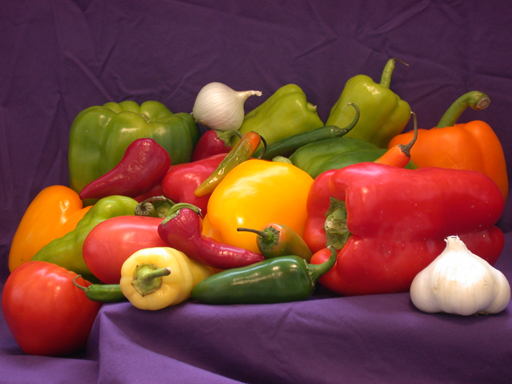
%> input picture sample_images/peppers.png, 512 x 384 px
$ octave --eval "result = cannyManual(imread('../sample_images/peppers.png'));"   (GNU Octave 9; MATLAB toolbox functions it lacks are replaced by stand-ins)
%> lines starting %> are read from the running program, lines starting %| are printed output that depends on the picture; in (x1, y1, x2, y2) boxes, pixels count from 0 and x2, y2 are one past the last pixel; in counts of white or black regions, pixels touching at a corner belong together; the program's own positions count from 1
### core/toDouble.m
function D = toDouble(I)
%TODOUBLE Convert an image of any class to double in the range [0,1].
%   Equivalent to im2double, written in base MATLAB:
%     uint8   0..255   -> 0..1
%     uint16  0..65535 -> 0..1
%     logical          -> 0 or 1
%     double/single    -> unchanged (assumed already in [0,1])

if isa(I, 'double')
    D = I;
elseif isa(I, 'single') || islogical(I)
    D = double(I);
elseif isinteger(I)
    lo = double(intmin(class(I)));
%> lo = 0
    hi = double(intmax(class(I)));
%> hi = 255
    D = (double(I) - lo) / (hi - lo);
else
    error('ImageLab:invalidImage', 'Unsupported image class "%s".', class(I));
end
end

### core/toGray.m
function G = toGray(I)
%TOGRAY Convert an RGB image to grayscale (double, [0,1]).
%   Uses the ITU-R BT.601 luminance weights, the same weights as rgb2gray:
%       Y = 0.2989 R + 0.5870 G + 0.1140 B
%   Grayscale input is returned unchanged (converted to double).

I = toDouble(I);
if size(I, 3) == 3
    G = 0.298936021293775 * I(:,:,1) + ...
        0.587043074451121 * I(:,:,2) + ...
        0.114020904255103 * I(:,:,3);
else
    G = I(:,:,1);
end
end

### core/padImage.m
function P = padImage(I, padRows, padCols, mode)
%PADIMAGE Pad an image on all four sides (base-MATLAB version of padarray).
%   P = padImage(I, padRows, padCols, mode) adds padRows rows above and below
%   and padCols columns left and right of every channel of I.
%
%   mode:
%     'zero'      - pad with 0
%     'replicate' - repeat the border pixel            (default)
%     'symmetric' - mirror the image across its border
%
%   Example (replicate, 1 pixel):
%       1 2        1 1 2 2
%       3 4   ->   1 1 2 2
%                  3 3 4 4
%                  3 3 4 4

if nargin < 4 || isempty(mode)
    mode = 'replicate';
end
[h, w, ~] = size(I);

switch lower(mode)
    case 'zero'
        P = zeros(h + 2*padRows, w + 2*padCols, size(I, 3), 'like', I);
        P(padRows+1:padRows+h, padCols+1:padCols+w, :) = I;
        return
    case 'replicate'
        rowIdx = min(max(1-padRows:h+padRows, 1), h);
        colIdx = min(max(1-padCols:w+padCols, 1), w);
    case 'symmetric'
        rowIdx = mirrorIndex(1-padRows:h+padRows, h);
        colIdx = mirrorIndex(1-padCols:w+padCols, w);
    otherwise
        error('ImageLab:invalidPadding', ...
            'Unknown padding mode "%s". Use zero, replicate or symmetric.', mode);
end
P = I(rowIdx, colIdx, :);
end

% [8 lines left out: function mirrorIndex, not called in this run]

### core/filter2D.m
function J = filter2D(I, K, padMode)
%FILTER2D Fast spatial correlation of an image with a kernel.
%   J = filter2D(I, K, padMode) computes, for every pixel,
%
%       J(x,y) = sum_s sum_t K(s,t) * I(x+s, y+t)
%
%   which is CORRELATION (the kernel is not flipped) - the same operation as
%   imfilter's default. The output has the same size as the input.
%
%   Uses imfilter when the Image Processing Toolbox is available. Otherwise
%   it pads the image and calls the base-MATLAB conv2 with the kernel rotated
%   by 180 degrees (convolution with a flipped kernel == correlation).
%
%   padMode: 'replicate' (default), 'zero' or 'symmetric'.

if nargin < 3 || isempty(padMode), padMode = 'replicate'; end
I = toDouble(I);
K = validateKernel(K);

if hasIPT()
    if strcmpi(padMode, 'zero')
        J = imfilter(I, K, 0, 'corr', 'same');
    else
        J = imfilter(I, K, padMode, 'corr', 'same');
    end
    return
end

[kh, kw] = size(K);
J = zeros(size(I));
for c = 1:size(I, 3)
    P = padImage(I(:,:,c), floor(kh/2), floor(kw/2), padMode);
    J(:,:,c) = conv2(P, rot90(K, 2), 'valid');
end
end

### algorithms/gaussianKernel.m
function G = gaussianKernel(k, sigma)
%GAUSSIANKERNEL Build a normalised k-by-k Gaussian kernel manually.
%   G = gaussianKernel(k, sigma) evaluates the 2-D Gaussian
%
%       G(x,y) = exp( -(x^2 + y^2) / (2*sigma^2) )
%
%   on a grid centred at 0, then divides by the sum so the weights add up to
%   1 (so filtering does not change the overall brightness). The result is
%   identical to fspecial('gaussian', k, sigma).

if nargin < 1 || isempty(k), k = 5; end
if nargin < 2 || isempty(sigma), sigma = 1; end
validateKernelSize(k);
if ~isscalar(sigma) || ~isfinite(sigma) || sigma <= 0
    error('ImageLab:invalidParameter', 'Sigma must be a positive number.');
end

r = (k - 1) / 2;
[x, y] = meshgrid(-r:r, -r:r);
G = exp(-(x.^2 + y.^2) / (2 * sigma^2));
G(G < eps * max(G(:))) = 0;             % same clean-up as fspecial
G = G / sum(G(:));
end

### core/hasIPT.m
function tf = hasIPT()
%HASIPT True when the Image Processing Toolbox is installed and licensed.
%   ImageLab calls toolbox functions (imfilter, medfilt2, histeq, edge, ...)
%   when they are available and falls back to its own base-MATLAB
%   implementations otherwise, so every lab works on a plain MATLAB install.
%
%   Set the environment variable ILAB_FORCE_MANUAL=1 to simulate a missing
%   toolbox (useful for testing the fallback code paths).

persistent installed
if isempty(installed)
    installed = exist('imfilter', 'file') == 2 && ...
                exist('medfilt2', 'file') == 2 && ...
                license('test', 'image_toolbox');
end
tf = installed && ~strcmp(getenv('ILAB_FORCE_MANUAL'), '1');
end

### core/validateKernel.m
function K = validateKernel(K)
%VALIDATEKERNEL Check that K is a usable spatial-filter kernel.
%   The kernel must be a real, finite, non-empty 2-D matrix with odd
%   dimensions (so it has a centre element) no larger than 31x31.

if ~isnumeric(K) || isempty(K) || ~ismatrix(K) || ~isreal(K) || any(~isfinite(K(:)))
    error('ImageLab:invalidKernel', ...
        'The kernel must be a non-empty matrix of finite real numbers.');
end
[kh, kw] = size(K);
if mod(kh, 2) == 0 || mod(kw, 2) == 0 || kh > 31 || kw > 31
    error('ImageLab:invalidKernel', ...
        'Kernel dimensions must be odd and at most 31 (got %dx%d).', kh, kw);
end
K = double(K);
end

### core/validateKernelSize.m
function validateKernelSize(k)
%VALIDATEKERNELSIZE Check that a neighbourhood size is an odd integer 1..31.
%   Odd sizes are required so that the window has a well-defined centre pixel.

if ~isnumeric(k) || ~isscalar(k) || ~isfinite(k) || k ~= round(k) || ...
        k < 1 || k > 31 || mod(k, 2) == 0
    error('ImageLab:invalidKernelSize', ...
        'Kernel size must be an odd integer between 1 and 31 (got %s).', ...
        mat2str(k));
end
end

### algorithms/cannyManual.m
function [BW, thresholds, mag] = cannyManual(I, sigma, lowT, highT)
%CANNYMANUAL Canny edge detector implemented step by step.
%   [BW, thresholds, mag] = cannyManual(I, sigma, lowT, highT)
%
%   1. Smooth the image with a Gaussian (reduces noise).
%   2. Compute the gradient with Sobel kernels -> magnitude and direction.
%   3. Non-maximum suppression: keep a pixel only if it is the largest
%      along its gradient direction -> edges become 1 pixel thick.
%   4. Double threshold: strong edges (> highT) and weak edges (> lowT).
%   5. Hysteresis / edge linking: keep weak edges only if they are
%      connected to a strong edge.
%
%   Thresholds are fractions of the maximum gradient (0..1). If omitted they
%   are chosen like MATLAB's edge(): highT = level above which 30% of pixels
%   lie, lowT = 0.4 * highT.

if nargin < 2 || isempty(sigma), sigma = sqrt(2); end
G = toGray(I);
[h, w] = size(G);
%> h = 384; w = 512

% 1. Gaussian smoothing
k = min(2 * ceil(3 * sigma) + 1, 31);
S = filter2D(G, gaussianKernel(k, sigma), 'replicate');

% 2. Gradient
gx = filter2D(S, [-1 0 1; -2 0 2; -1 0 1], 'replicate');
gy = filter2D(S, [-1 -2 -1; 0 0 0; 1 2 1], 'replicate');
%> call 3 of filter2D, with K = [-1 -2 -1; 0 0 0; 1 2 1], padMode = 'replicate'
%> after the loop in filter2D (call 3), `for c = 1:size(I, 3)`:
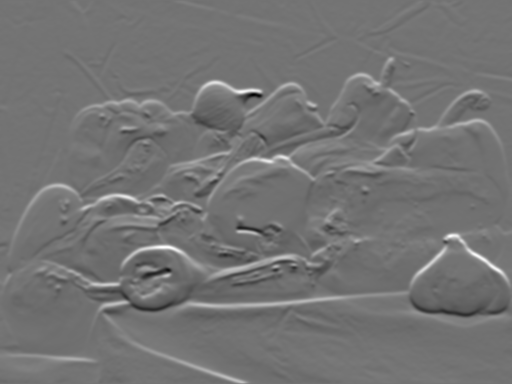
%> J: size 384x512 double; min -1.12, max 1.35, mean 0.00204; drawn with min black and max white
mag = hypot(gx, gy);
mag = mag / max(max(mag(:)), eps);
angle = mod(atan2d(gy, gx), 180);
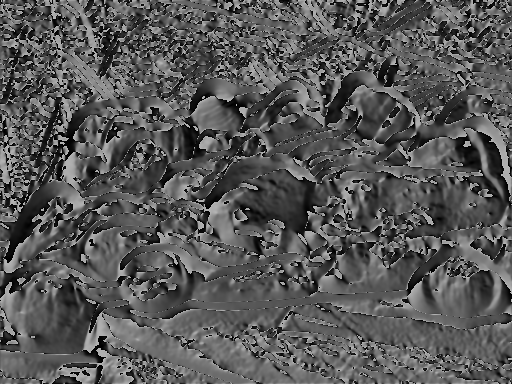
%> angle: size 384x512 double; min 0.000619, max 180, mean 87.6

% 3. Non-maximum suppression (direction quantised to 0/45/90/135 degrees)
P = padImage(mag, 1, 1, 'zero');
%> in padImage (call 4), `P = zeros(h + 2*padRows, w + 2*padCols, size(I, 3), 'like', I);`: P: size 386x514 double; every value is 0
nb = @(dr, dc) P(2+dr:h+1+dr, 2+dc:w+1+dc);
d0   = angle < 22.5 | angle >= 157.5;
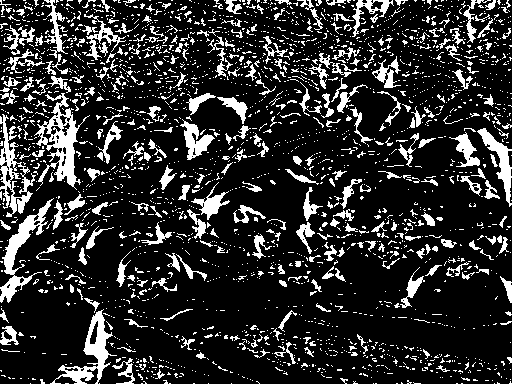
%> d0: size 384x512 logical; 17.8% white; 2485 white regions (2189 under 20 px), largest, box (x1, y1, x2, y2) and area: (34, 93, 90, 190) 1712, (0, 198, 54, 303) 1322, (50, 309, 117, 384) 1274
d45  = angle >= 22.5 & angle < 67.5;
%> d45: size 384x512 logical; 24.6% white; 2104 white regions (1840 under 20 px), largest, box (x1, y1, x2, y2) and area: (365, 177, 456, 306) 3107, (234, 166, 327, 254) 2769, (28, 277, 106, 363) 2102
d90  = angle >= 67.5 & angle < 112.5;
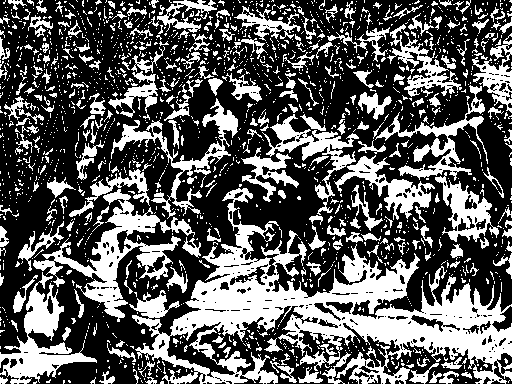
%> d90: size 384x512 logical; 36.1% white; 1792 white regions (1522 under 20 px), largest, box (x1, y1, x2, y2) and area: (129, 188, 512, 384) 23637, (33, 189, 195, 322) 4870, (0, 272, 97, 384) 3337
d135 = angle >= 112.5 & angle < 157.5;
%> d135: size 384x512 logical; 21.5% white; 2316 white regions (1985 under 20 px), largest, box (x1, y1, x2, y2) and area: (167, 332, 261, 384) 1494, (57, 45, 132, 102) 1110, (102, 313, 159, 351) 1091
isMax = (d0   & mag >= nb(0,-1)  & mag >= nb(0,1))  | ...
        (d45  & mag >= nb(-1,-1) & mag >= nb(1,1))  | ...
        (d90  & mag >= nb(-1,0)  & mag >= nb(1,0))  | ...
        (d135 & mag >= nb(-1,1)  & mag >= nb(1,-1));
%> isMax: size 384x512 logical; 19.3% white in thin lines or dots
thin = mag .* isMax;
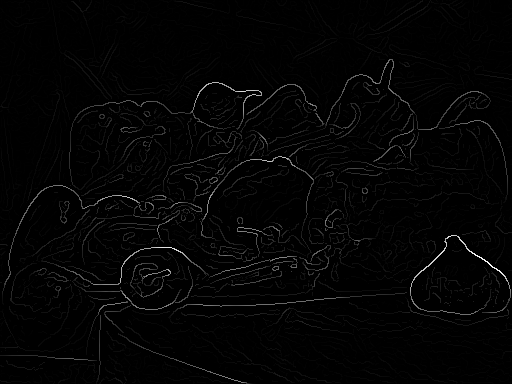
%> thin: size 384x512 double; min 0, max 1, mean 0.016

% 4. Thresholds
if nargin < 4 || isempty(highT)
    counts = histcounts(mag(:), linspace(0, 1, 65));
%> counts = 64 values, max 61553 at index 1, min 7 at index 59, mean 3072
    highT = find(cumsum(counts) > 0.7 * numel(mag), 1, 'first') / 64;
%> highT = 0.0625
end
if nargin < 3 || isempty(lowT)
    lowT = 0.4 * highT;
%> lowT = 0.025
end
if lowT >= highT
    error('ImageLab:invalidParameter', 'The low threshold must be smaller than the high threshold.');
end
strong = thin > highT;
%> strong: size 384x512 logical; 6.5% white in thin lines or dots
weak   = thin > lowT;
%> weak: size 384x512 logical; 11% white in thin lines or dots

% 5. Hysteresis (edge tracking): start from the strong pixels and keep
%    adding weak pixels that are 8-neighbours of an accepted edge pixel
[h, w] = size(weak);
H = h + 2;
%> H = 386
isWeak = false(H, w + 2);  isWeak(2:end-1, 2:end-1) = weak;     % padded: no border checks
%> after `isWeak(2:end-1, 2:end-1) = weak`: isWeak: size 386x514 logical; 10.9% white in thin lines or dots
edge = false(H, w + 2);    edge(2:end-1, 2:end-1) = strong;
%> after `edge(2:end-1, 2:end-1) = strong`: edge: size 386x514 logical; 6.4% white in thin lines or dots
offsets = [-H-1, -H, -H+1, -1, 1, H-1, H, H+1];                 % the 8 neighbours
%> offsets = [-387 -386 -385 -1 1 385 386 387]
front = find(edge);
%> front = 12700 values from 632 to 197866
while ~isempty(front)
    nb = unique(reshape(front + offsets, [], 1));
    nb = nb(isWeak(nb) & ~edge(nb));
    edge(nb) = true;
    front = nb;
end
%> this loop made 64 passes
%> front on passes 34 to 45: [15985; 17134; 21197; 106901; 146200; 167201], [15984; 16749; 21582; 146586; 167587; 167588], [15983; 16750; 21968; 146972; 167974], [15982; 16365; 22353; 147357; 168360], [16366; 16367; 22739; 147743; 168746], [23125; 148129; 169133], [23510; 148515; 169519], [23896; 148901; 169905], [24281; 149287; 170291; 170292], [24667; 149673; 170678], [25052; 150059; 171064], [25438; 150445; 171450; 171451]
%> (nb, front) on passes 52 to 57: (153145, 153145), (153531, 153531), (153917, 153917), (154303, 154303), (154689, 154689), (155075, 155075)
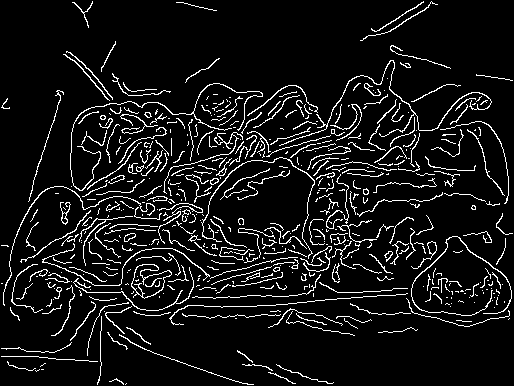
%> edge: size 386x514 logical; 8.2% white in thin lines or dots
BW = edge(2:end-1, 2:end-1);
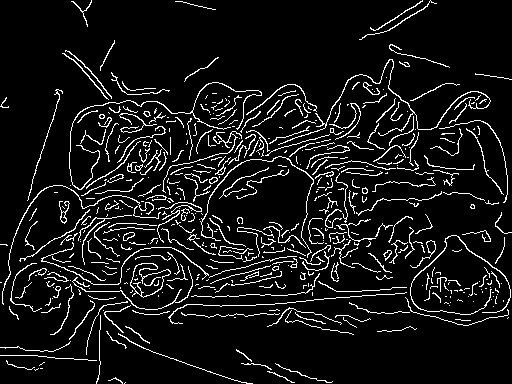
%> BW: size 384x512 logical; 8.3% white in thin lines or dots
thresholds = [lowT highT];
%> thresholds = [0.025 0.0625]
end
